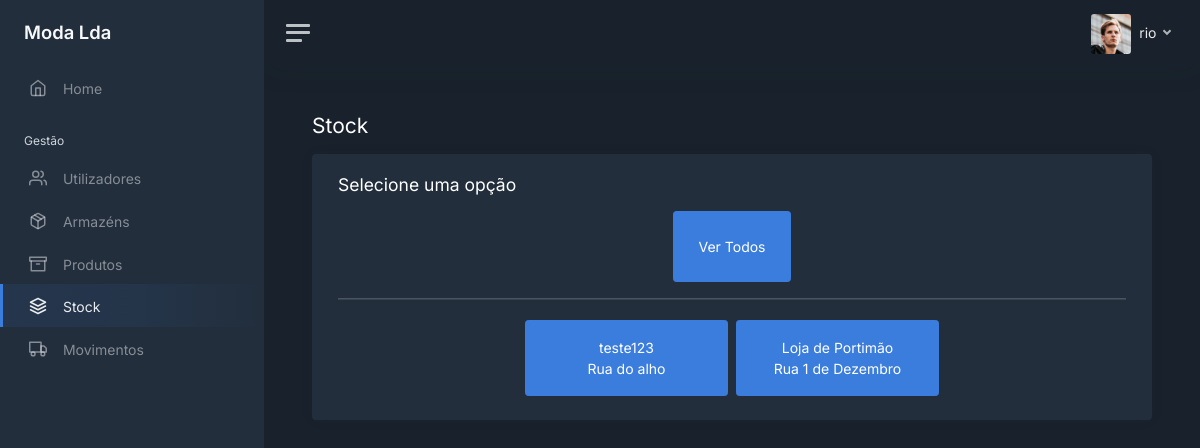
Screenshot of /stock (signed in) with the database file from the repository.
### modules/login/models.py (models this page shows, shortened)
class User(UserMixin, db.Model):
    __tablename__ = 'users'
    __table_args__ = {'extend_existing': True}
    id = db.Column(db.Integer, primary_key=True)
    username = db.Column(db.String(), unique=True)
    password = db.Column(db.String())
    role = db.Column(db.String())
    last_login = db.Column(db.DateTime, server_default=db.func.now())
    active = db.Column(db.Boolean, unique=False, default=True)

### modules/main/models.py (models this page shows, shortened)
class Warehouse(db.Model):
    __tablename__ = 'warehouses'
    __table_args__ = {'extend_existing': True}
    id = db.Column(db.Integer, primary_key=True)
    name = db.Column(db.String(), unique=True)
    address = db.Column(db.String())
    phone = db.Column(db.String())
    active = db.Column(db.Boolean, unique=False, default=True)

### modules/main/views.py (the view)
@bp.route('/stock')
@login_required
def stock():
    warehouses_query = Warehouse.query.all()
    return render_template('stock/select_warehouse.html', user=current_user, tab="stock",
                           warehouses=warehouses_query)

### modules/login/models.py (called while the page is built)
@login_manager.user_loader
def load_user(user_id):
    return User.query.get(int(user_id))

### modules/main/templates/stock/select_warehouse.html (shortened to what this page needs)
<!DOCTYPE html>
<html lang="en">
<head>
    <link href="/static/css/dashboard.css" rel="stylesheet">
    <link href="https://cdn.datatables.net/1.13.7/css/dataTables.bootstrap5.min.css" rel="stylesheet">
</head>
{% extends 'sidebar.html' %}
{% block content %}
    <div class="row">
        <div class="col float-start">
            <h1 class="h3 mb-3">Stock</h1>
        </div>
    </div>
    <div class="card">
        <div class="card-body">
            <div class="container-fluid">
                <div class="row">
                    <h4 class="h4 mb-3">Selecione uma opção</h4>
                </div>
                <div class="row">
                    <div class="col-12 d-flex justify-content-center">
                        <a href="/stock/all/products" class="btn btn-primary p-4">Ver Todos</a>
                    </div>
                </div>
                <hr style="border-bottom: 1px solid grey">
                <div class="row d-flex justify-content-center">
                    {% for warehouse in warehouses %}
                        <a href="/stock/{{ warehouse.id }}/products" class="btn btn-primary p-3 m-1 col-3">
                            {{ warehouse.name }}<br>
                            {{ warehouse.address }}
                        </a>
                    {% endfor %}
                </div>
            </div>
        </div>
    </div>
{% endblock %}

### modules/main/templates/sidebar.html (shortened to what this page needs)
<body data-theme="dark">
<div class="wrapper">
    <nav id="sidebar" class="sidebar js-sidebar">
        <div class="sidebar-content js-simplebar">
            <a class="sidebar-brand" href="/home">
                <span class="align-middle">Moda Lda</span>
            </a>
            <ul class="sidebar-nav">
                <li class="sidebar-item {% if tab == 'home' %}active{% endif %}">
                    <a class="sidebar-link" href="/home">
                        <i class="align-middle" data-feather="home"></i> <span class="align-middle">Home</span>
                    </a>
                </li>
                <li class="sidebar-header">
                    Gestão
                </li>
                {% if user.role == 'admin' or user.role == 'gerente' %}
                <li class="sidebar-item {% if tab == 'users' %}active{% endif %}">
                    <a class="sidebar-link" href="/users">
                        <i class="align-middle" data-feather="users"></i> <span class="align-middle">Utilizadores</span>
                    </a>
                </li>
                {% endif %}
                {% if user.role == 'admin' or user.role == 'gerente' %}
                <li class="sidebar-item {% if tab == 'warehouses' %}active{% endif %}">
                    <a class="sidebar-link" href="/warehouses">
                        <i class="align-middle" data-feather="package"></i> <span class="align-middle">Armazéns</span>
                    </a>
                </li>
                {% endif %}
                <li class="sidebar-item {% if tab == 'products' %}active{% endif %}">
                    <a class="sidebar-link" href="/products">
                        <i class="align-middle" data-feather="archive"></i> <span class="align-middle">Produtos</span>
                    </a>
                </li>
                <li class="sidebar-item {% if tab == 'stock' %}active{% endif %}">
                    <a class="sidebar-link" href="/stock">
                        <i class="align-middle" data-feather="layers"></i> <span class="align-middle">Stock</span>
                    </a>
                </li>
                <li class="sidebar-item {% if tab == 'movements' %}active{% endif %}">
                    <a class="sidebar-link" href="/movements">
                        <i class="align-middle" data-feather="truck"></i> <span class="align-middle">Movimentos</span>
                    </a>
                </li>
            </ul>
        </div>
    </nav>
    <div class="main">
        <nav class="navbar navbar-expand navbar-light navbar-bg">
            <a class="sidebar-toggle js-sidebar-toggle">
                <i class="hamburger align-self-center"></i>
            </a>
            <div class="navbar-collapse collapse">
                <ul class="navbar-nav navbar-align">
                    <li class="nav-item dropdown">
                        <a class="nav-link dropdown-toggle d-none d-sm-inline-block" href="#" data-bs-toggle="dropdown">
                            <img src="/static/img/avatars/avatar.jpg" class="avatar img-fluid rounded me-1"
                                 alt="{{ user.username }}"/> <span class="text-dark"> {{ user.username }} </span>
                        </a>
                    </li>
                </ul>
            </div>
        </nav>
        <main class="content">
            <div class="container-fluid p-0">
                {% block content %}
                {% endblock %}
            </div>
        </main>
    </div>
</div>
</body>
</html>

### rows the page displays
User: username "rio"
Warehouse: name "teste123", address "Rua do alho"
Warehouse: name "Loja de Portimão", address "Rua 1 de Dezembro"
